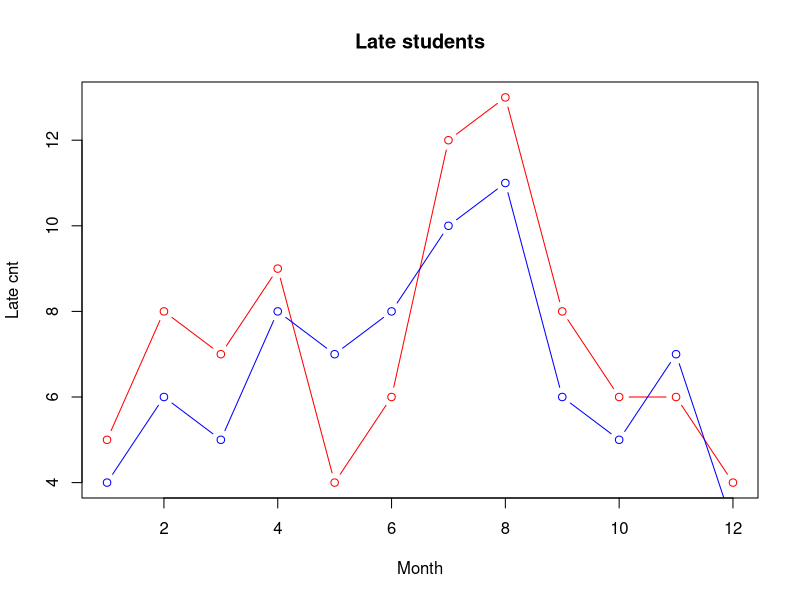

Source code (R):
#선 그래프
#두 변수 중 하나가 시간 축일 때

month = 1:12
late = c(5,8,7,9,4,6,12,13,8,6,6,4)
# plot(month, #x축
# late, #y축
# main="Late students", #graph title
# type="l", #그래프 종류 선택 (b:점과선,s:계단형,o:점 위의 선,h:값에 해당하는 수직선,S:계단형2)
# lty=1, #선의 종류(1~6)
# lwd=1, #선의 굵기
# xlab="Month",
# ylab="Late cnt")

#복수의 선그래프 그리기
#하나의 선그래프 그린 후에 그 위에 다른 선그래프를 겹쳐 그리는 방식
late1 = c(5,8,7,9,4,6,12,13,8,6,6,4)
late2 = c(4,6,5,8,7,8,10,11,6,5,7,3)

plot(month, #x축
late, #y축
main="Late students", #graph title
type="b", #그래프 종류 선택 (b:점과선,s:계단형,o:점 위의 선,h:값에 해당하는 수직선,S:계단형2)
lty=1, #선의 종류(1~6)
col="red",
xlab="Month",
ylab="Late cnt")
#그려진 그래프 위에 다시 그리는 그래프
lines(month,
late2,
type="b",
col="blue")
